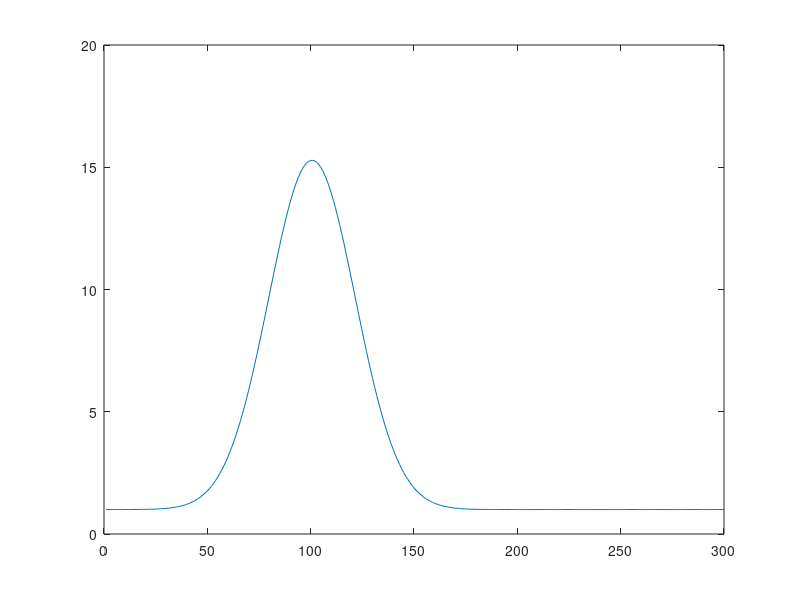

Write MATLAB code to recreate this figure.
%% parameters
L = 1;
T = 1;

sigma = 0.07;


%% Grids
Nx = 300;
dx = L / Nx;
Nt = 100;
dt = T / Nt;  % u_max*dt<=dx  

%% initial/boundary conditions

%rho_0 = 2.5 * ones(Nx, 1)+2*sin(linspace(0,6*pi,Nx)');
%rho_1 = 2.5 * ones(Nx, 1)+2*cos(linspace(0,6*pi,Nx)');
r1 = 2*L/3;
r2 = L/3;
%rho_0 = linspace(1,2,Nx)'.*(2+sin(3*pi*linspace(0,1,Nx)'));
%rho_1 = linspace(1,2,Nx)'.*(2+sin(3*pi*linspace(0,1,Nx)'));

rho_0 = 1+exp(-linspace(0 - r1,L - r1,Nx).^2/2/sigma^2)/sigma;
rho_1 = 1+exp(-linspace(0 - r2,L - r2,Nx).^2/2/sigma^2)/sigma;
plot(rho_1)
